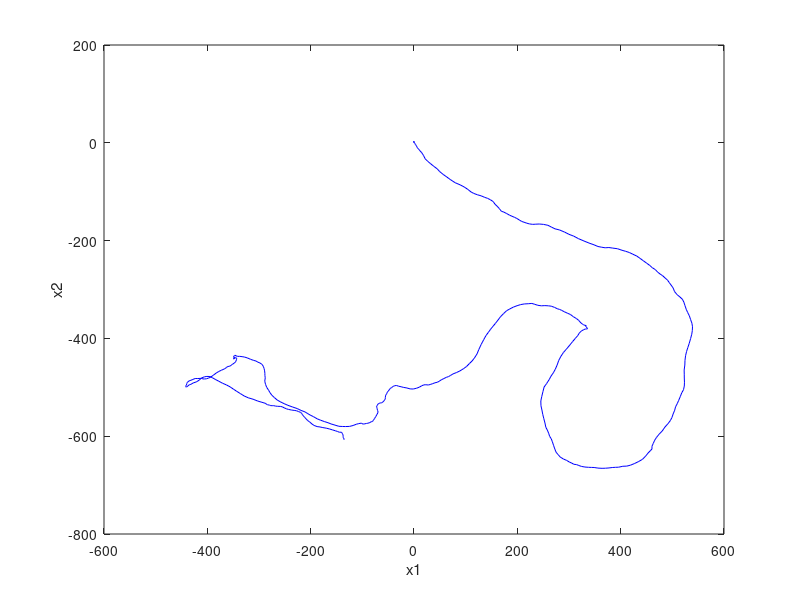
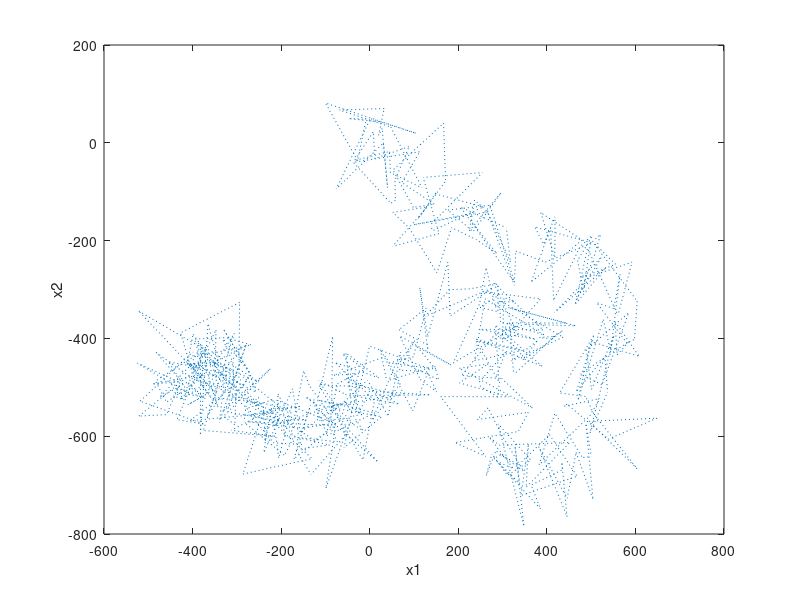

These figures' MATLAB source, in order: (Note: this script raises an error after producing the figures.)
clc;
clear;
close all;

%% Setting
load KF_data_a.mat
givenModel.F = [1 1 0 0 ; 0 0.98 0 0 ; 0 0 1 1 ; 0 0 0 0.98];
givenModel.H = [1 0 0 0 ; 0 0 1 0];
givenModel.Q = eye(4);
givenModel.CoX_0 = eye(2);
givenModel.CoZ = [2500 0 ; 0 2500];

%% Problem (a)
figure(1);
plot(x(1, :), x(3, :), '-', 'color', 'blue');
xlabel('x1');
ylabel('x2');

%% Probelm (b)
figure(2);
plot(y(1, :), y(2, :), ':');
xlabel('x1');
ylabel('x2');

%% Probelm (c)
estimated_state = KF_KalmanFilter(givenModel, y);
figure(3);
plot(x(1, :), x(3, :), '-', 'color', 'blue');
hold on;
plot(y(1, :), y(2, :), ':');
hold on;
plot(estimated_state(1, :), estimated_state(3, :), '-', 'color', 'magenta');
xlabel('x1');
ylabel('x2');
legend('true position', 'noisy observation', 'estimated position');